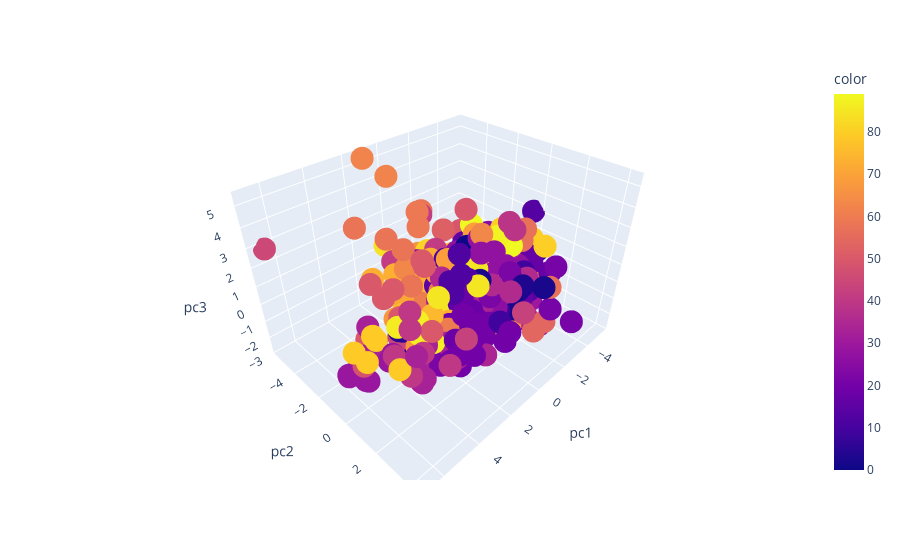

The notebook cell saved with this chart:
### Code cell
all_pc_cluster = KMeans(n_clusters=songs_with_pcs.shape[0] // 10, n_init='auto').fit_predict(songs_with_pcs.drop(columns=['song', 'artist', 'id'])) #all_pcs
pc_cluster = songs_with_pcs
pc_cluster['color'] = all_pc_cluster
px.scatter_3d(pc_cluster, x='pc1', y='pc2', z='pc3', hover_data=['song', 'artist'], color='color')

### Figure 1 — Plotly figure (JSON) as saved in the notebook; plotly's stock layout.template omitted (floating-point values rounded to 4 significant figures; data arrays with more than 128 entries replaced by an {"elided": "..."} marker saying what was removed)
{"data": [{"customdata": {"elided": "907x2 str values"}, "hovertemplate": "pc1=%{x}<br>pc2=%{y}<br>pc3=%{z}<br>song=%{customdata[0]}<br>artist=%{customdata[1]}<br>color=%{marker.color}<extra></extra>", "legendgroup": "", "marker": {"color": {"elided": "907 int values"}, "coloraxis": "coloraxis", "symbol": "circle"}, "mode": "markers", "name": "", "scene": "scene", "showlegend": false, "type": "scatter3d", "x": {"elided": "907 float values"}, "y": {"elided": "907 float values"}, "z": {"elided": "907 float values"}}], "layout": {"coloraxis": {"colorbar": {"title": {"text": "color"}}, "colorscale": [[0, "#0d0887"], [0.1111, "#46039f"], [0.2222, "#7201a8"], [0.3333, "#9c179e"], [0.4444, "#bd3786"], [0.5556, "#d8576b"], [0.6667, "#ed7953"], [0.7778, "#fb9f3a"], [0.8889, "#fdca26"], [1, "#f0f921"]]}, "legend": {"tracegroupgap": 0}, "margin": {"t": 60}, "scene": {"domain": {"x": [0, 1], "y": [0, 1]}, "xaxis": {"title": {"text": "pc1"}}, "yaxis": {"title": {"text": "pc2"}}, "zaxis": {"title": {"text": "pc3"}}}}}
